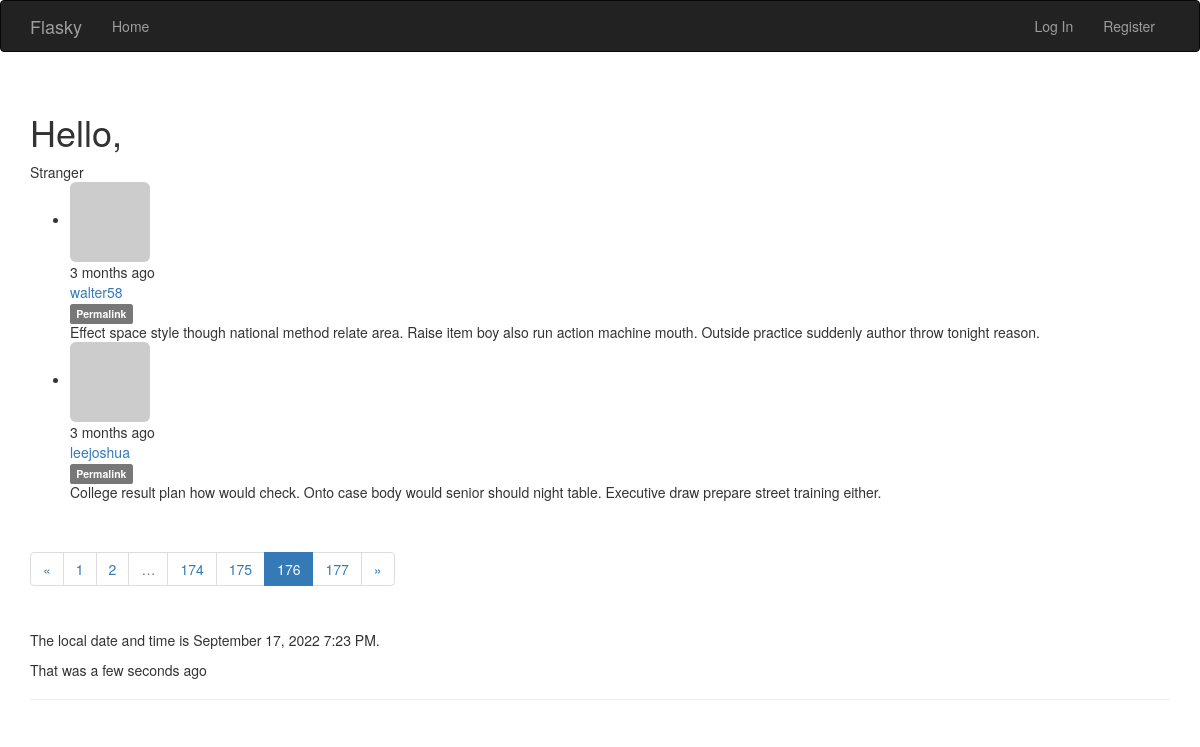
/?page=176, run on the app's committed database.
### app/models.py (models this page shows, shortened)
class Post(db.Model):
    __tablename__ = 'posts'
    id = db.Column(db.Integer, primary_key=True)
    body = db.Column(db.Text)
    body_html = db.Column(db.Text)
    timestamp = db.Column(db.DateTime(), index=True, default=datetime.utcnow)
    author_id = db.Column(db.Integer, db.ForeignKey('users.id'))

class User(UserMixin, db.Model):
    __tablename__ = 'users'
    id = db.Column(db.Integer, primary_key=True)
    email = db.Column(db.String(64), unique=True, index=True)
    username = db.Column(db.String(64), unique=True, index=True)
    role_id = db.Column(db.Integer, db.ForeignKey('roles.id'))
    password_hash = db.Column(db.String(128))
    name = db.Column(db.String(64))
    location = db.Column(db.String(64))
    about_me = db.Column(db.Text())
    member_since = db.Column(db.DateTime(), default=datetime.utcnow)
    last_seen = db.Column(db.DateTime(), default=datetime.utcnow)
    confirmed = db.Column(db.Boolean, default=False)
    avatar_hash = db.Column(db.String(32))
    posts = db.relationship('Post', backref='author', lazy='dynamic')
    followed = db.relationship('Follow',
                                foreign_keys=[Follow.follower_id],
                                backref=db.backref('follower', lazy='joined'),
                                lazy='dynamic',
                                cascade='all, delete-orphan')
    followers = db.relationship('Follow',
                                foreign_keys=[Follow.followed_id],
                                backref=db.backref('followed', lazy='joined'),
                                lazy='dynamic',
                                cascade='all, delete-orphan')
    @property
    def password(self):
        raise AttributeError('password is not a readable attribute')
    def gravatar(self, size=100, default='identicon', rating='g'):
        url = 'https://secure.gravatar.com/avatar'
        hash = self.avatar_hash or self.gravatar_hash()
        return '{url}/{hash}?s={size}&d={default}&r={rating}'.format(
            url=url, hash=hash, size=size, default=default, rating=rating)

### app/main/views.py (the view)
@main.route('/', methods=['GET', 'POST'])
def index():
    form = PostForm()
    if current_user.can(Permission.WRITE_ARTICLES) and form.validate_on_submit:
        post = Post(body=form.body.data, author=current_user._get_current_object())
        db.session.add(post)
        db.session.commit()
    page = request.args.get('page', 1, type=int)
    pagination = Post.query.order_by(Post.timestamp.desc()).paginate(
        page, per_page=current_app.config['FLASKY_POSTS_PER_PAGE'],
        error_out=False)
    posts = pagination.items
    return render_template('index.html',
                        current_time=datetime.utcnow(),
                        form=form, posts=posts, pagination=pagination)

### app/auth/views.py (called while the page is built)
@auth.before_app_request
def before_request():
    if current_user.is_authenticated \
            and not current_user.confirmed \
            and request.blueprint != 'auth' \
            and request.endpoint != 'static':
        return redirect(url_for('auth.unconfirmed'))

@auth.before_app_request
def before_request():
    if current_user.is_authenticated:
        current_user.ping()
        if not current_user.confirmed \
                and request.endpoint \
                and request.blueprint != 'auth' \
                and request.endpoint != 'static':
            return redirect(url_for('auth.unconfirmed'))

### app/main/__init__.py (called while the page is built)
@main.app_context_processor
def inject_permissions():
    return dict(Permission=Permission)

### app/models.py (called while the page is built)
    def can(self, permissions):
        return False

    def is_administrator(self):
        return False

### app/template/index.html (shortened to what this page needs)
{% extends "base.html" %}
{% import 'bootstrap/wtf.html' as wtf %}
{% import "_macros.html" as macros %}
{% block page_content %}
<div class="page-header">
<h1>Hello,</h1>
 {% if current_user.is_authenticated %}
  <p>{{ current_user.username }}</p>
 {% else %}
   Stranger
 {% endif %}
 {% include '_posts.html' %}
 <div class="pagination">
  {{ macros.pagination_widget(pagination, '.index') }}
 </div>
 <p>The local date and time is {{ moment(current_time).format('LLL') }}.</p>
 <p>That was {{ moment(current_time).fromNow(refresh=True) }}</p>
</div>
{% endblock %}

### app/template/_posts.html (shortened to what this page needs)
<ul class="posts">
    {% for post in posts %}
    <li class="post">
        <div class="profile-thumbnail">
          <a href="{{ url_for('.user', username=post.author.username) }}">
            <img class="img-rounded profile-thumbnail"
            src="{{ post.author.gravatar(size=40) }}">
          </a>
        </div>
        <div class="post-date">{{ moment(post.timestamp).fromNow() }}</div>
        <div class="post-author">
            <a href="{{ url_for('.user', username=post.author.username) }}">
                {{ post.author.username }}
            </a>
        </div>
        <div class="post-content">
          <div class="post-footer">
            <a href="{{ url_for('.post', id=post.id) }}">
                <span class="label label-default">Permalink</span>
            </a>
          </div>
        </div>
        <div class="post-body">
          {% if post.body_html %}
            {{ post.body_html | safe }}
          {% else %}
            {{ post.body }}
        </div>
          {% endif %}
    </li>
    {% endfor %}
   </ul>

### data on the page
Post: timestamp "3 months ago", author.username "walter58", body "Effect space style though national method relate area. Raise item boy also run action machine mouth. Outside practice suddenly author throw tonight reason."
Post: timestamp "3 months ago", author.username "leejoshua", body "College result plan how would check. Onto case body would senior should night table. Executive draw prepare street training either."

### other printed values
{{ p }} "1" "2" "174" "175" "177"
{{ p }} "176"
